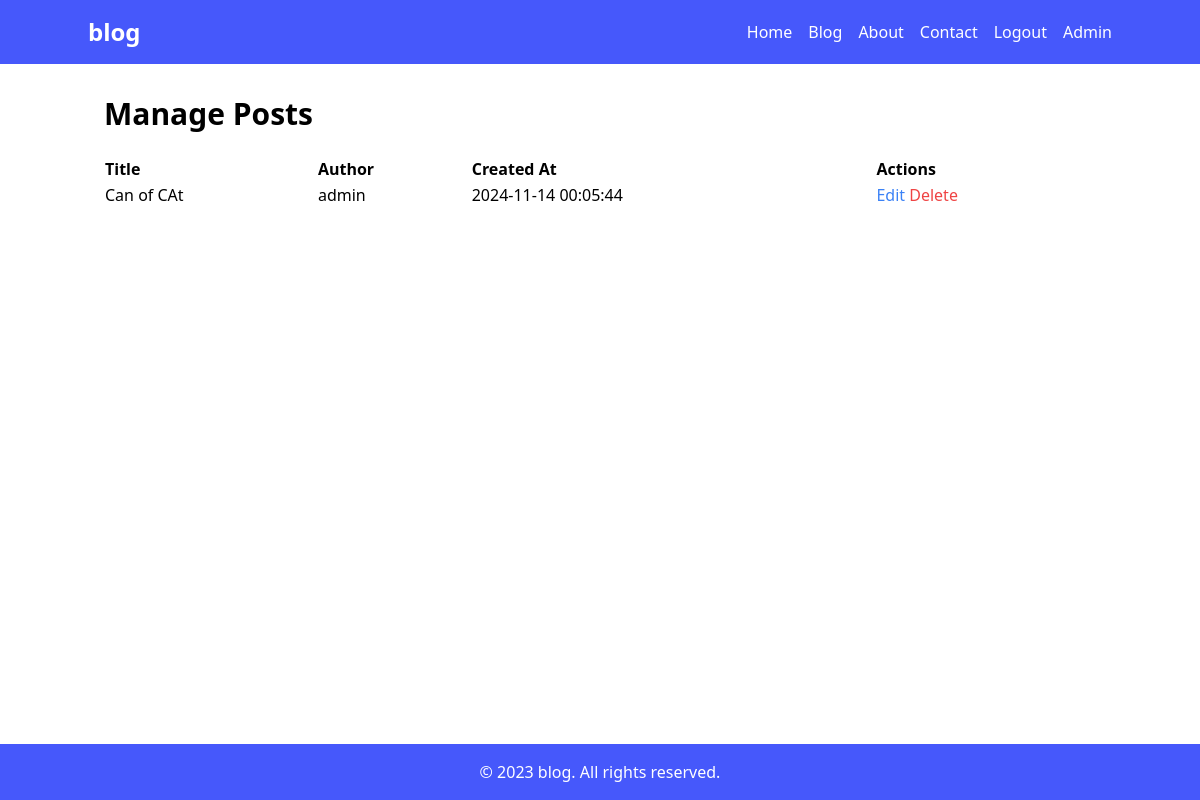
Screenshot of /admin/posts (signed in) with the database file from the repository.
### app/models.py (models this page shows, shortened)
class Post(db.Model):
    id = db.Column(db.Integer, primary_key=True)
    title = db.Column(db.String(200), nullable=False)
    subtitle = db.Column(db.String(200))
    content = db.Column(db.Text, nullable=False)
    featured_image = db.Column(db.String(500))
    category = db.Column(db.String(50))
    tags = db.Column(db.String(200))
    status = db.Column(db.String(20), default='draft')
    created_at = db.Column(db.DateTime, default=datetime.utcnow)
    updated_at = db.Column(db.DateTime, default=datetime.utcnow, onupdate=datetime.utcnow)
    user_id = db.Column(db.Integer, db.ForeignKey('user.id'), nullable=False)

class User(UserMixin, db.Model):
    id = db.Column(db.Integer, primary_key=True)
    username = db.Column(db.String(80), unique=True, nullable=False)
    email = db.Column(db.String(120), unique=True, nullable=False)
    password_hash = db.Column(db.String(128))
    posts = db.relationship('Post', backref='author', lazy=True)
    is_admin = db.Column(db.Boolean, default=False)
    created_at = db.Column(db.DateTime, default=datetime.utcnow)
    def is_administrator(self):
        return self.is_admin

### app/admin.py (the view)
@admin.route('/admin/posts')
@login_required
@admin_required
def manage_posts():
    posts = Post.query.all()
    return render_template('admin/posts.html', posts=posts)

### app/__init__.py (called while the page is built)
@login_manager.user_loader
def load_user(user_id):
    return User.query.get(int(user_id))

### app/admin.py (called while the page is built)
def admin_required(f):
    @wraps(f)
    def decorated_function(*args, **kwargs):
        if not current_user.is_authenticated or not current_user.is_administrator():
            flash('You need to be an admin to access this page.', 'error')
            return redirect(url_for('main.home'))
        return f(*args, **kwargs)
    return decorated_function

### app/templates/admin/posts.html
{% extends "base.html" %}
{% block content %}
<div class="container mx-auto px-4 py-8">
    <h1 class="text-3xl font-bold mb-6">Manage Posts</h1>
    <table class="w-full">
        <thead>
            <tr>
                <th class="text-left">Title</th>
                <th class="text-left">Author</th>
                <th class="text-left">Created At</th>
                <th class="text-left">Actions</th>
            </tr>
        </thead>
        <tbody>
            {% for post in posts %}
            <tr>
                <td>{{ post.title }}</td>
                <td>{{ post.author.username }}</td>
                <td>{{ post.created_at.strftime('%Y-%m-%d %H:%M:%S') }}</td>
                <td>
                    <a href="{{ url_for('blog.edit', post_id=post.id) }}" class="text-blue-500">Edit</a>
                    <form action="{{ url_for('admin.delete_post', post_id=post.id) }}" method="POST" class="inline">
                        <button type="submit" class="text-red-500" onclick="return confirm('Are you sure you want to delete this post?')">Delete</button>
                    </form>
                </td>
            </tr>
            {% endfor %}
        </tbody>
    </table>
</div>
{% endblock %}

### rows the page displays
Post: title "Can of CAt", author.username "admin", created_at "2024-11-14 00:05:44"
